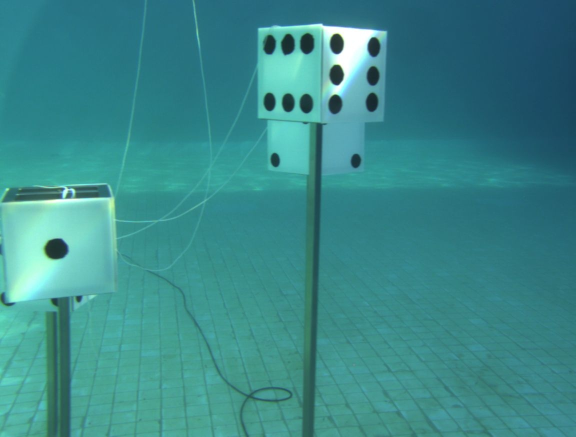
#> input picture zeabus_vision/src/shoot_craps/images/186.jpg, 1152 x 874 px, given in place of dice_11.mp4, which was not available (shown at 1/2 size)
$ python dice_detection.py   (older library calls are emulated)
#> lines starting #> are read from the running program, lines starting #| are printed output that depends on the picture; after the words box and inside, x2 and y2 are one past the last pixel; in counts of white or black regions, pixels touching at a corner belong together; pictures that were not available may be replaced by others from this repository, and a replacement may not be noted
### zeabus_vision/src/shoot_craps/generate_pattern.py
'''
    File name: generate_pattern.py
    Author: zeabus2018
    Date created: 2018/05/24
    Python Version: 3.6.1
'''

import csv
import math
import cv2 as cv
from lib import *
import numpy as np
import constant as CONST
from operator import itemgetter
# from sklearn import linear_model

mk = []
combination_result = []
permutation_result = []
position = []


# [13 lines left out: function create_position, not called in this run]


def create_table_position():
    table_position = []
    for i in range(60):
        table_position.append([])
        for j in range(60):
            table_position[i].append(
                int(i >= 0) + 3 * int(i >= 20) + 3 *
                int(i >= 40) + int(j >= 20) + int(j >= 40) - 1
            )
            # [4 lines of commented-out code are left out]

    return table_position


# [127 lines left out: functions combination, permutation, get_index, generate_pattern, main, not called in this run]


# [2 lines that do not run on import are left out]

### zeabus_vision/src/shoot_craps/lib.py
'''
    File name: lib.py
    Author: zeabus2018
    Date created: 05/27/2018
    Python Version: 3.6.1
'''
import math
import numpy as np
import cv2 as cv
import constant_dice as CONST

'''
    Get index of point on dice.
     ___ ___ ___
    |_1_|_2_|_3_|
    |_4_|_5_|_6_|
    |_7_|_8_|_9_|

'''


def get_kernel(shape='rect', ksize=(5, 5)):
    if shape == 'rect':
        return cv.getStructuringElement(cv.MORPH_RECT, ksize)
    elif shape == 'ellipse':
        return cv.getStructuringElement(cv.MORPH_ELLIPSE, ksize)
    elif shape == 'plus':
        return cv.getStructuringElement(cv.MORPH_CROSS, ksize)
    else:
        return None


# [53 lines left out: functions clahe, adjust_gamma, color_mapping, inRangeBGR, not called in this run]

### zeabus_vision/src/shoot_craps/dice_detection.py
'''
    File name: dice_detection.py
    Author: zeabus2018
    Date created: 05/25/2018
    Python Version: 3.6.1
'''
import os
import csv
import time
import cv2 as cv
from lib import *
import numpy as np
from generate_pattern import *
from operator import itemgetter
# from sklearn.cluster import KMeans
from matplotlib import pyplot as plt
import constant_dice as CONST

pattern_list = []
pattern_predict = []
img_result = None
sub_sampling = 0.5
table_position = create_table_position()
position = [
    [10, 10], [10, 30], [10, 50],
    [30, 10], [30, 30], [30, 50],
    [50, 10], [50, 30], [50, 50]
]
'''
    Assume 5 and 6 is true
    if not true can swap 5 and 6 because may be fial detection
'''
order = [6,2,5]

'''
    > Load Pattern
    load pattern from .csv file into list
'''


def load_pattern():
    global pattern_list, pattern_predict

    print('Load Pattern Process...')
    with open(CONST.ABS_PATH + 'dataset.csv', 'r') as csvfile:
        csvfile.readline()
        reader = csv.reader(csvfile, delimiter=',')
        for row in reader:
            pattern_list.append([int(v) for v in row[:-2]])
            pattern_predict.append([int(row[-2]), int(row[-1])])
    print('Load Pattern END')


'''
    > Matching
    Check pattern in pattern list
'''


def matching(pattern):
    global pattern_list, pattern_predict

    print('MATCHING Process...')
    not_match = False, 0, 0
    if np.count_nonzero(pattern) < 2:
        return not_match
    for (p, res) in zip(pattern_list, pattern_predict):
        if pattern == p:
            return True, res[0], res[1]
    return not_match
    print('MATCHING END')


'''
    > Get region
    Create region point 3 regions
        - left top
        - right bottom
        - center middle
'''

def in_frame(top, left, bottom, right):
    global sub_sampling
    img_w = CONST.IMG_WIDTH * sub_sampling
    img_h = CONST.IMG_HEIGHT * sub_sampling

    if 0 <= top < img_h and 0 <= left < img_w and 0 <= bottom < img_h and 0 <= right < img_w:
        return False
    else:
        return True

def get_region(x, y, radius):
    global img_result

    print('GET REGION PROCESS...')

    dice_size = radius * CONST.SIDE_PER_RADIUS

    a, b = 2, 4
    region = []
    top = y - radius - a
    left = x - radius - a
    bottom = top + dice_size + b
    right = left + dice_size + b
    top, left, bottom, right = int(top), int(left), int(bottom), int(right)
    if not in_frame(top,left,bottom,right):
        region.append([top, left, bottom, right])
    # cv.rectangle(img_result, (left - 40, top - 40),
    #              (right - 40, bottom - 40), (255, 0, 0), 1)

    bottom = y + radius + b
    right = x + radius + b
    top = bottom - dice_size - a
    left = right - dice_size - a
    top, left, bottom, right = int(top), int(left), int(bottom), int(right)

    if not in_frame(top,left,bottom,right):
        region.append([top, left, bottom, right])
    # cv.rectangle(img_result, (left - 40, top - 40),
    #              (right - 40, bottom - 40), (0, 255, 0), 1)

    # bottom = int(y + dice_size / 2.) + b
    # right = int(x + dice_size / 2.) + b
    # top = int(y - dice_size / 2.) - a
    # left = int(x - dice_size / 2.) - a
    # region.append([top, left, bottom, right])
    # cv.rectangle(img_result, (left - 40, top - 40),
    #              (right - 40, bottom - 40), (0, 0, 255), 1)

    print('GET REGION END')

    return region

def get_mask_roi(img_roi):
    gray = cv.cvtColor(img_roi, cv.COLOR_BGR2GRAY)
    equ = cv.equalizeHist(gray)
    _, mask = cv.threshold(equ, 20, 255, cv.THRESH_BINARY_INV)
    return mask

'''
    > What is pattern
    Find pattern from region of image
'''


def what_is_pattern(mask):
    global table_position, img_result
    print('What is point process...')
    result = [0] * 9
    mask = cv.resize(mask, (60, 60))
    _, mask = cv.threshold(mask, 127, 255, cv.THRESH_BINARY)
    _, contours, hierarchy = cv.findContours(
        mask, cv.RETR_TREE, cv.CHAIN_APPROX_NONE)
    res = []
    radius_min = 100000
    radius_max = -1

    hierarchy = hierarchy[0]
    x_list = []
    y_list = []
    xy_list = []
    ct = 0
    for (cnt, hh) in zip(contours, hierarchy):
        x, y, radius = enclosing_circle(cnt)
        index = table_position[x][y]
        if index == -1:
            ct += 1
        if not is_point(cnt, hh):
            continue
        if radius > radius_max:
            radius_max = radius
        if radius < radius_min:
            radius_min = radius
        result[index] += 1

    print('RADIUS RATIO:', radius_min, radius_max,
          radius_min / float(radius_max))
    if (radius_min / radius_max) < 0.75 or ct >= 1:
        return [0] * 9
    print('What is point process end')

    return result


'''
    > Find dice
    Find information of dice 5 and 6
'''


def find_dice(img, mask, circles):
    global img_result
    data_list = []

    for cir in circles:
        # Interger
        x, y, radius = cir
        region_list = get_region(x, y, radius)
        res_mask = mask.copy()
        for region in region_list:
            top, left, bottom, right = region
            # roi = get_mask_roi(img.copy()[top:bottom, left:right])
            # roi1 = mask[top:bottom, left:right]
            roi = mask.copy()[top:bottom, left:right]
            # cv.imshow('roi1',roi1)
            # cv.imshow('roi',roi)
            # cv.waitKey(1)
            cv.rectangle(res_mask, (left, top), (right, bottom), (255), 2)
            try:
                roi = cv.resize(roi, (CONST.DICE_SIZE, CONST.DICE_SIZE))
            except:
                continue
            t = time.time()

            point = what_is_pattern(roi)
            is_match, dice, no = matching(point)
            '''
                is_match True, False
                dice 2 5 6
            '''
            if is_match == False:
                continue
            # cv.imshow('mask', res_mask)
            cv.waitKey(1)


            area = (bottom - top) * (right - left)
            top, left, bottom, right = int(top), int(
                left), int(bottom), int(right)
            center = (int((left + right) / 2.0), int((top + bottom) / 2.0))

            # cv.rectangle(img_result, (top, left),
            #              (bottom, right), (0, 255, 255), 1)
            cv.line(roi, (30, 0), (30, 90), (255, 255, 255), 1)
            cv.line(roi, (60, 0), (60, 90), (255, 255, 255), 1)
            cv.line(roi, (0, 30), (90, 30), (255, 255, 255), 1)
            cv.line(roi, (0, 60), (90, 60), (255, 255, 255), 1)
            data_list.append([center, radius,
                              dice, np.count_nonzero(point),area])

            ########### SAVE ROI THAT IS MAYBE DICE #########
            # prefix = 'dice-point-' + str(dice) + '-'
            # print(dice, no)
            # img_no = cv.imread(CONST.POINT_PATH + str(dice) +
            #                    '/' + prefix + str(no) + '.jpg', 0)
            # roi = cv.resize(roi, (90, 90))
            # cv.imwrite(CONST.IMG_PATH + 'roi/dice_' + str(t) +
            #            '.jpg', np.concatenate((roi, img_no), axis=1))
            # #########################################################
    data_dict = remove_redundant_dice(data_list)
    return data_dict


'''
    > Remove redudant dice

'''


def remove_redundant_dice(data):
    result = {'5': None, '6': None, '2': None}
    data = sorted(data, key=itemgetter(2))
    for d in data:
        index_dict = str(d[2])
        if result[index_dict] is None or (result[index_dict][3] < d[3] or (result[index_dict][3] == d[3] and result[index_dict][3] > d[3])):
            result[index_dict] = d

    return result


def is_point(contour, hierarchy):
    '''
        <--------------------- Condition --------------------->
        - Length contour is point in contour
        - POINT_AREA_UPPER*0.5 > Area contour > POINT_AREA_LOWER*0.5
            Because reduce image size to half size
        - Convex is True
        - Area ratio > Area ratio expected
        - Length approximation is number of line that approximates a contour
            Length approx > Length approx expected
        - Hierarchy is relationship between each contour
            [Next, Previous, First_Child, Parent]
            [ don't care   ,     -1     ,  -1  ]
            That mean don't have child contour and parent contour
        - Solidity is the ratio of contour area to its convex hull area.
    '''
    ############################ Expected Value ##################################
    area_upper = CONST.POINT_AREA_UPPER #* 0.5
    area_lower = CONST.POINT_AREA_LOWER * 0.1
    hierarchy_expected = [-1, -1]
    # area_ratio_expected = 0.6
    area_ratio_expected = 0.6
    solidity_expected = 0.85
    # solidity_expected = 0.75
    len_approx_expected = 6
    # len_approx_expected = 5
    len_cnt_expected = 4

    ###########################################################################
    len_cnt = len(contour)
    if not len_cnt > len_cnt_expected:
        return False
    ###########################################################################
    hierarchy = list(hierarchy[2:])
    ###########################################################################
    x, y, radius = ellipse = enclosing_circle(contour)
    area_circle = math.pi * radius * radius
    if area_circle == 0:
        return False
    ###########################################################################
    area_cnt = cv.contourArea(contour)
    area_ratio = area_cnt / area_circle
    ###########################################################################
    '''
        perimeter * 0.02 because can define convex or concave
        boolean is True that only closed contour
    '''
    perimeter = cv.arcLength(contour, True)
    approx = cv.approxPolyDP(contour, 0.02 * perimeter, True)
    len_approx = len(approx)
    is_convex = cv.isContourConvex(approx)
    ###########################################################################
    hull = cv.convexHull(approx)
    hull_area = cv.contourArea(hull)
    if hull_area == 0:
        return False
    solidity = float(area_cnt) / hull_area

    print('area_ratio   solidity    len_approx')
    print(area_ratio, '  ', solidity, '    ', len_approx)
    ################################ CONDITION ##################################
    if not area_lower < area_cnt < area_upper:
        print('BREAK BY AREA RANGE')
        return False
    if not len_approx > len_approx_expected:
        print('BREAK BY LENGTH APPROX')
        return False
    if not 1.0 >= area_ratio > area_ratio_expected:
        print('BREAK BY AREA RATIO')
        return False
    if not solidity > solidity_expected:
        print('BREAK BY SOLIDITY')
        return False
    if not hierarchy == hierarchy_expected:
        print('BREAK BY HIERARCHY')
        return False
    if not is_convex:
        return False

    return True


def enclosing_circle(cnt):
    (x, y), radius = cv.minEnclosingCircle(cnt)
    return int(x), int(y), int(round(radius))


def find_point(img_bin):
    global img_result
    print('Find Point')
    r, c = img_bin.shape
    result = np.zeros((r, c), np.uint8)
    result_data = []
    _, cnts, hierarchy = cv.findContours(
        img_bin, cv.RETR_CCOMP, cv.CHAIN_APPROX_NONE)
    # print(len(hierarchy ))
    if hierarchy is None or len(hierarchy) <= 0:
        return result, result_data

    hierarchy = hierarchy[0]

    for (cnt, hh) in zip(cnts, hierarchy):
        if not is_point(cnt, hh):
            continue
        x, y, radius = enclosing_circle(cnt)

        result_data.append([x, y, radius])
        cv.circle(result, (x, y), radius, (255, 255, 255), -1)

        ################ DISPLAY ###########################

        cv.circle(img_result, (x, y), radius, (255, 255, 255), -1)
        ####################################################

    return result, result_data


def pre_processing(img_bgr):
    result = cv.GaussianBlur(img_bgr, (5, 5), 0)
    return result


def find_mask_threshold(img_bgr):
    global img_result
    print('FIND MASK THRESH PROCESS...')
    gray = cv.cvtColor(img_bgr, cv.COLOR_BGR2GRAY)
    r, c = gray.shape

    hsv = cv.cvtColor(img_bgr, cv.COLOR_BGR2HSV)
    h, s, v = cv.split(hsv)
    v_avg = np.average(v)

    _, mask = cv.threshold(gray, v_avg / 1, 255, cv.THRESH_BINARY_INV)
    erode = cv.erode(mask, get_kernel('rect', (3, 3)))
    mask = cv.dilate(erode, get_kernel('rect', (3, 3)))

    print('FIND MASK THRESH END')

    return mask


def mask_dice(dict):
    global img_result
    color = {'2': (255, 0, 0), '5': (0, 255, 0), '6': (0, 0, 255)}
    r,c,_ = img_result.shape
    for d in dict.keys():
        if dict[d] is None:
            continue
        center, radius, dice, accuracy, area = dict[d]
        cx, cy = center
        cx, cy = norm_center(cx, cy)
        cv.circle(img_result, center, radius, color[d], -1)
        cv.circle(img_result, center, radius * 9, color[d], 2)
        area = area / (sub_sampling * r * c)
        font = cv.FONT_HERSHEY_SIMPLEX
        cv.putText(img_result, str(dice) + ' ' + str("%.2f" % cx) + ' ' + str("%.2f" % cy)+ ' ' + str("%.2f" % area), center,
                   font, 1, color[d], 2, cv.LINE_AA)
        center = (cx,cy)
        dict[d] = [center, radius, dice, accuracy, area]
        # cv.imshow('image_result', img_result)
    return dict


def norm_center(cx, cy):
    global img_result
    r, c, _ = img_result.shape
    r_norm = r / 2.0
    c_norm = c / 2.0
    cx_norm = (cx - c_norm) / c_norm
    cy_norm = (cy - r_norm) / r_norm
    return cx_norm, cy_norm


def run(img):
    global img_result, table_position
    img_result = img.copy()
    load_pattern()

    # table_position =
    '''
        Enhancement BGR image in pre_processing() before do anything.
        mask_th is the result of grayscale that have color value less than threshold and extend the frame.
        mask_circles is the binary image that (only) have a circle(s).
        circles is x, y, w, h, and angle of each circle(s) in mask_circle(s) (extend)
    '''
    img = pre_processing(img)
    mask_th = find_mask_threshold(img)
    mask_circles, circles = find_point(mask_th)

    '''
        mask_circles
    '''

    dice_dict = find_dice(img, mask_circles, circles)
    dice_dict = mask_dice(dice_dict)
    # [4 lines of commented-out code are left out]
    return img_result, dice_dict, mask_th


def main():
    global img_result, table_position, sub_sampling
    load_pattern()
#> (reads zeabus_vision/src/shoot_craps/dataset.csv from the repository)
    table_position = create_table_position()

    cap = cv.VideoCapture(CONST.VDO_PATH + 'dice_11.mp4')
    while cap.isOpened():
        ret, frame = cap.read()
#> frame is the input picture: shape (874, 1152, 3); mean B, G, R 138, 137.1, 57.5
        if frame is None:
            continue

        frame = cv.resize(frame, (0, 0), fx=sub_sampling, fy=sub_sampling)
#> frame: shape (437, 576, 3)
        img_result = frame.copy()
        run(frame)
#> in find_mask_threshold, `gray = cv.cvtColor(img_bgr, cv.COLOR_BGR2GRAY)`:
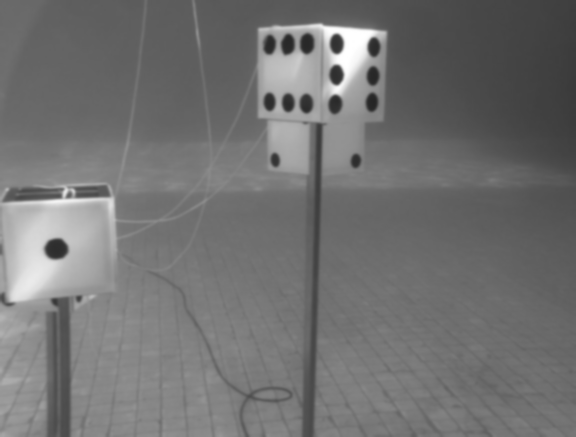
#> gray: shape (437, 576); min 36, max 255, mean 113.6
#> in find_mask_threshold, `hsv = cv.cvtColor(img_bgr, cv.COLOR_BGR2HSV)`: hsv: shape (437, 576, 3); mean H, S, V 90.3, 155.2, 142.8
#> in find_mask_threshold, `h, s, v = cv.split(hsv)`:
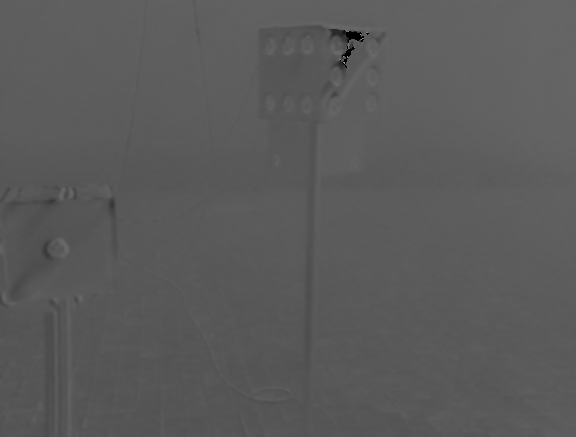
#> h: shape (437, 576); min 0, max 150, mean 90.3
#> in find_mask_threshold, `h, s, v = cv.split(hsv)`:
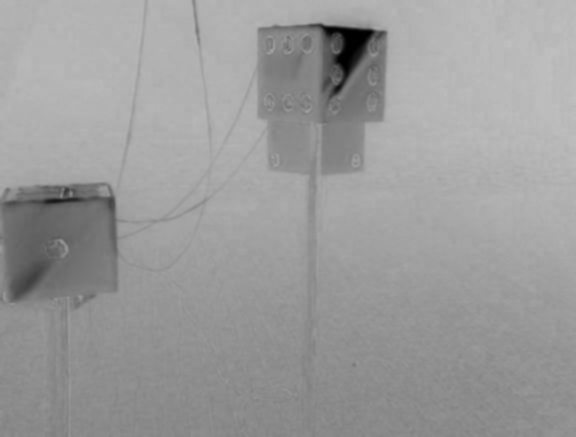
#> s: shape (437, 576); min 0, max 191, mean 155.2
#> in find_mask_threshold, `h, s, v = cv.split(hsv)`:
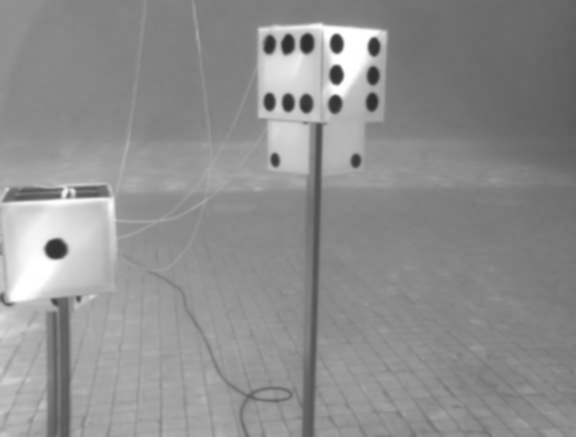
#> v: shape (437, 576); min 46, max 255, mean 142.8
#> in find_mask_threshold, `v_avg = np.average(v)`: v_avg = 142.8
#> in find_mask_threshold, `_, mask = cv.threshold(gray, v_avg / 1, 255, cv.THRESH_BINARY_INV)`: mask: shape (437, 576); 89.2% white; 27 black regions (19 under 20 px), largest, box (x1, y1, x2, y2) and area: (0, 181, 118, 437) 15604, (258, 23, 387, 174) 11321, (39, 401, 46, 410) 51
#> in find_mask_threshold, `erode = cv.erode(mask, get_kernel('rect', (3, 3)))`: erode: shape (437, 576); 87.8% white; 23 black regions (8 under 20 px), largest, box (x1, y1, x2, y2) and area: (0, 180, 119, 437) 17289, (257, 22, 388, 175) 12758, (108, 315, 121, 320) 64
#> in find_mask_threshold, `mask = cv.dilate(erode, get_kernel('rect', (3, 3)))`:
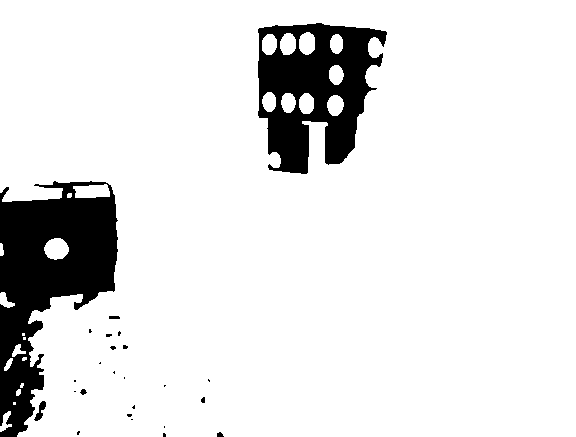
#> mask: shape (437, 576); 89.1% white; 25 black regions (18 under 20 px)
#> in find_point, `_, cnts, hierarchy = cv.findContours( img_bin, cv.RETR_CCOMP, cv.CHAIN..`: cnts = 46 contours, 20 with area under 20; largest, box (x1, y1, x2, y2) and area: (0, 0, 576, 437) 233288, (257, 22, 388, 175) 13956, (44, 238, 69, 260) 386, (73, 184, 110, 198) 378, (299, 32, 315, 55) 274
#> the loop in find_point, `for (cnt, hh) in zip(cnts, hierarchy):` made 46 passes
#> hh on passes 30 to 41: [30, 28, -1, 23], [31, 29, -1, 23], [32, 30, -1, 23], [33, 31, -1, 23], [34, 32, -1, 23], [35, 33, -1, 23], [36, 34, -1, 23], [37, 35, -1, 23], [38, 36, -1, 23], [39, 37, -1, 23], [40, 38, -1, 23], [41, 39, -1, 23]
#> (printed output is left out)
#> after the loop in find_point, `for (cnt, hh) in zip(cnts, hierarchy):`:
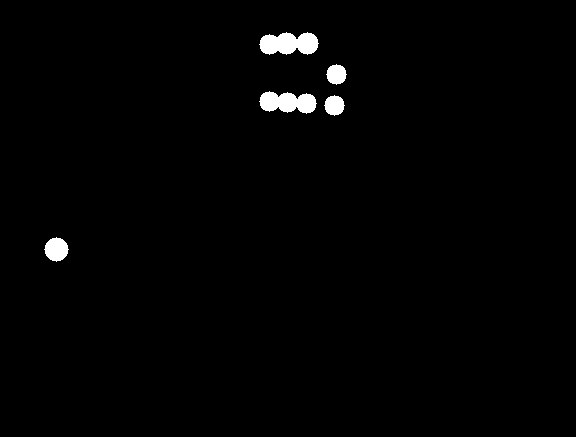
#> result: shape (437, 576); 1.2% white; 5 white regions, box (x1, y1, x2, y2) and area: (259, 32, 319, 55) 1037, (259, 91, 317, 114) 939, (44, 237, 69, 262) 441, (326, 64, 347, 85) 317, (324, 95, 345, 116) 317
#> the loop in find_dice, `for cir in circles:` made 9 passes
#> cir on passes 1 to 9: [56, 249, 12], [334, 105, 10], [306, 103, 10], [287, 102, 10], [269, 101, 10], [336, 74, 10], [269, 44, 10], [286, 43, 11], [307, 43, 11]
#> (printed output is left out)
#> after the loop in find_dice, `for cir in circles:`:
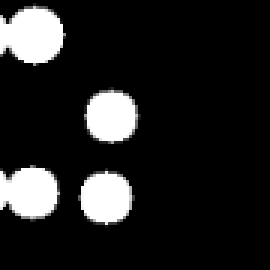
#> roi: shape (90, 90) (shown 3 times larger); min 0, max 255, mean 33.6
#> the loop in mask_dice, `for d in dict.keys():` made 3 passes
#> d on passes 1 to 3: '5', '6', '2'
        k = cv.waitKey(1) & 0xff
#> (key q is pressed here)
        if k == ord('q'):
            break
    cap.release()
    cv.destroyAllWindows()


if __name__ == '__main__':
    main()
